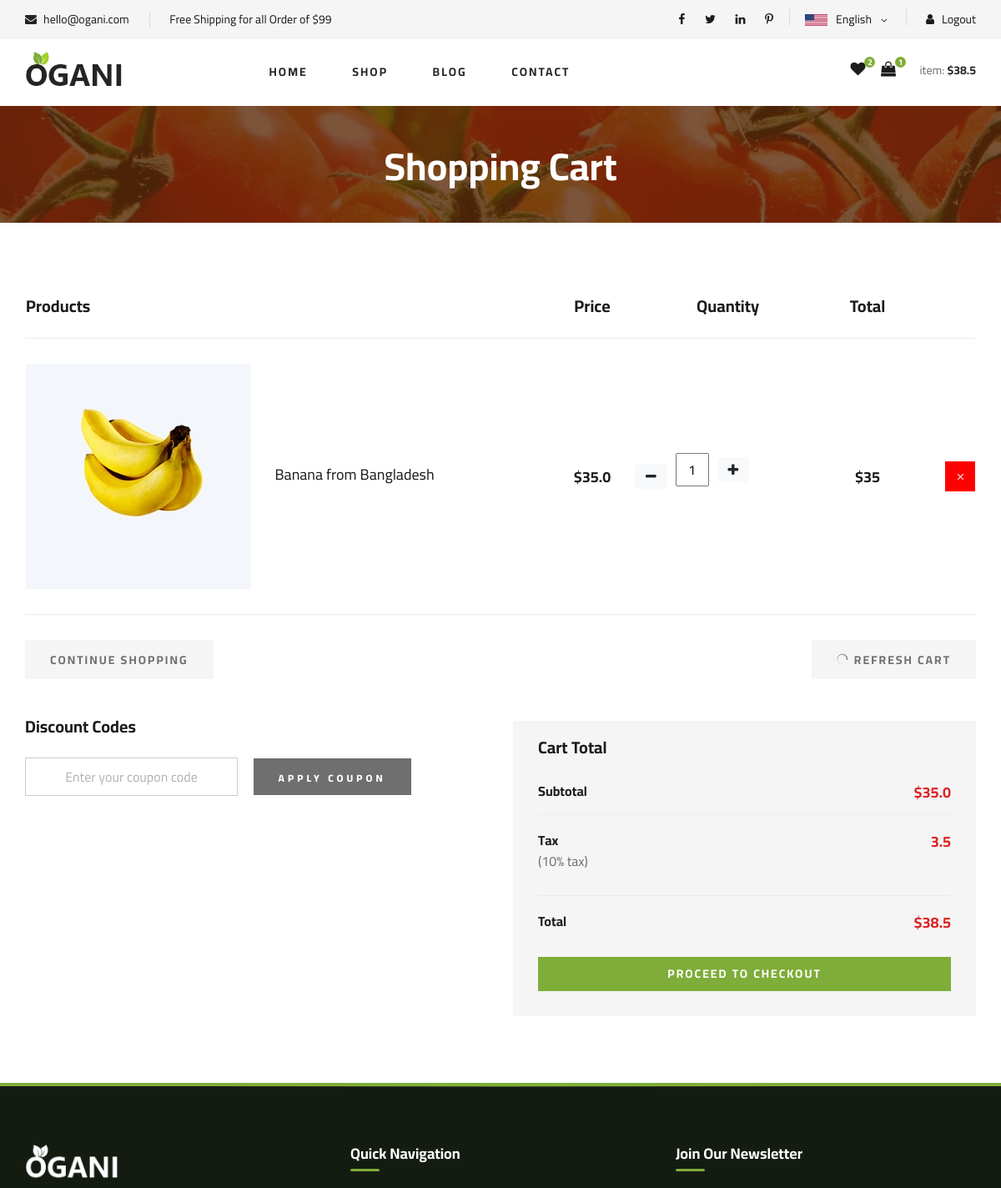
/cart/cart_page/ (signed in, upper part), run on an earlier commit of the app's database.
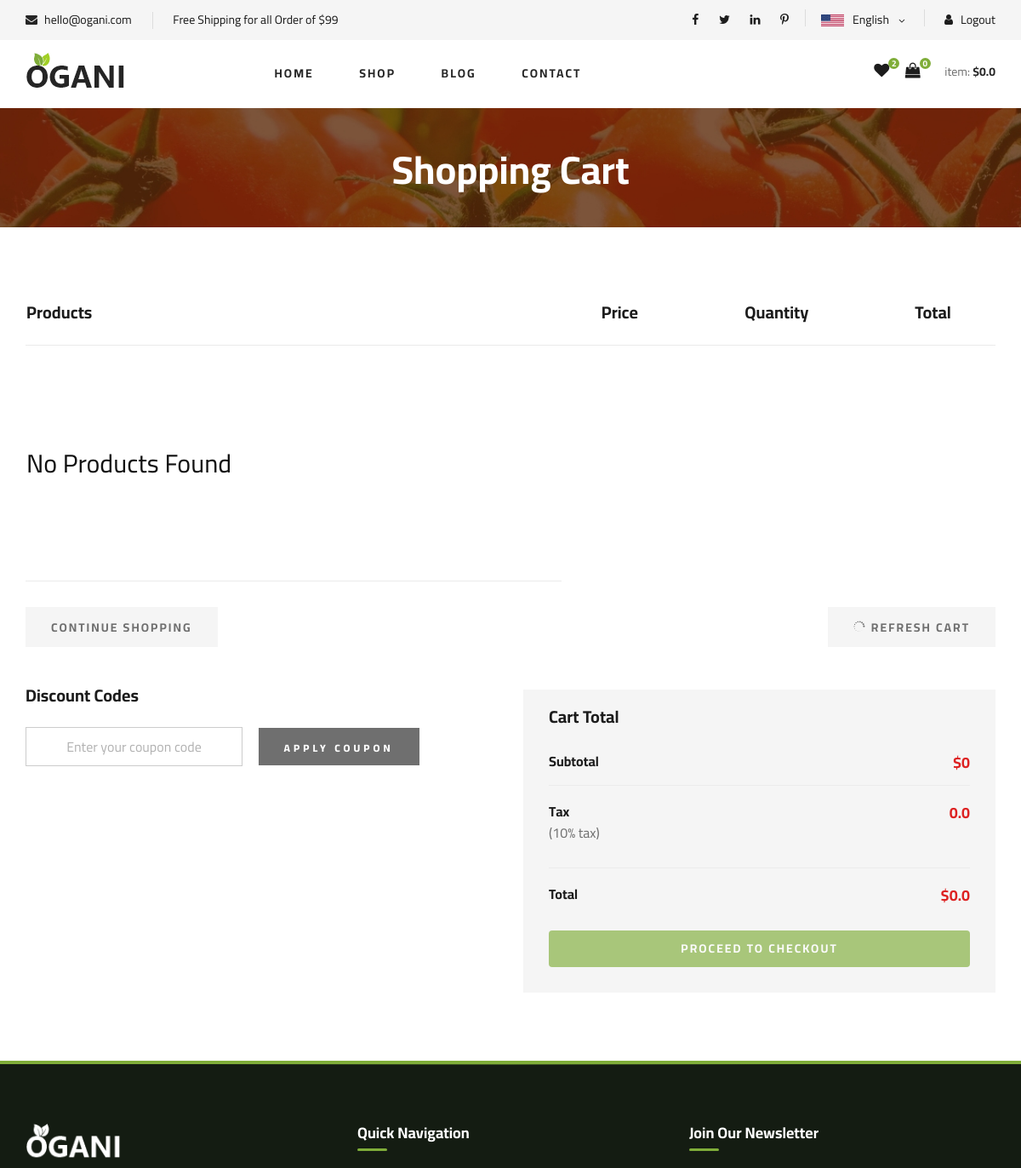
And on a later commit of the database.
### src/apps/cart/models.py (models this page shows, shortened)
class  CartProduct(models.Model):
    user = models.ForeignKey(UserAccount, on_delete=models.CASCADE)
    user_session = models.ForeignKey(CartID, on_delete=models.CASCADE)
    product = models.ForeignKey(Product, on_delete=models.CASCADE)
    quantity = models.IntegerField()
    price = models.IntegerField()
    date_added = models.DateTimeField(auto_now_add=True)
    def sub_total(self):
        return self.quantity * self.price

### src/apps/product/models.py (models this page shows, shortened)
class Product(models.Model):
    product_name = models.CharField(max_length=100)
    product_category = models.ForeignKey(ProductCategory, on_delete=models.PROTECT)
    product_info = models.CharField(max_length=255, blank=True)
    product_description = models.TextField(blank=True)
    product_price = models.FloatField()
    product_image = models.ImageField(upload_to='product/photos')
    product_weight = models.FloatField()
    shipping = models.CharField(max_length=100)
    is_available = models.BooleanField(default=True)
    created_at = models.DateTimeField(auto_now_add=True)
    updated_at = models.DateTimeField(auto_now_add=True)

### src/apps/cart/views.py (the view)
# urls.py: path('cart_page/', views.main_cart_page, name='cart_page'),
@login_required
def main_cart_page(request):
    html_template_name = 'cart/cart.html'
    current_user = request.user
    user_cart_products = CartProduct.objects.filter(user=current_user).select_related('product', 'product__product_category')
    total_price = 0
    tax_percent = 0.1 # 10%
    for data in user_cart_products:
        total_price += data.product.product_price * data.quantity
    tax = round(total_price * tax_percent, 2)
    final_price = total_price + tax
    context = {
        'all_products': user_cart_products,
        'total_price': total_price,
        'final_price': final_price,
        'tax': tax,
    }
    return render(request, html_template_name, context)

### templates/cart/cart.html (shortened to what this page needs)
{% extends 'index.html' %}
{% load static %}
{% block content %}
    <section class="breadcrumb-section set-bg" data-setbg="{% static 'img/breadcrumb.jpg' %}">
        <div class="container">
            <div class="row">
                <div class="col-lg-12 text-center">
                    <div class="breadcrumb__text">
                        <h2>Shopping Cart</h2>
                    </div>
                </div>
            </div>
        </div>
    </section>
 <section class="shoping-cart spad">
    <div class="container">
        <div class="row">
            <div class="col-lg-12">
                <div class="shoping__cart__table">
                    <table>
                        <thead>
                            <tr>
                                <th class="shoping__product">Products</th>
                                <th>Price</th>
                                <th>Quantity</th>
                                <th>Total</th>
                                <th></th>
                            </tr>
                        </thead>
                        <tbody>
                        {% if all_products %}
                            {% for data in all_products %}
                            <tr>
                                <td class="shoping__cart__item">
                                    <img src="{{ data.product.product_image.url }}" alt="">
                                    <h5>{{ data.product.product_name }}</h5>
                                </td>
                                <td class="shoping__cart__price">
                                    ${{ data.product.product_price }}
                                </td>
                                <td class="shoping__cart__quantity">
                                    <div class="quantity" style="display: flex; align-items: center; gap: 0px;">
                                        <a href="{% url 'cart:decrease_product' data.product.id %}" class="btn btn-light" type="button" id="button-plus">
                                          <i class="fa fa-minus"></i>
                                        </a>
                                        <form action="{% url 'cart:increase_product' data.product.id %}" method="POST" style="display: flex; align-items: center;">
                                          <input type="text" style="width: 40px; height: 40px; text-align: center; margin: 0 10px;" value='{{ data.quantity }}' readonly>
                                          <button class="btn btn-light" type="submit" id="button-minus">
                                            <i class="fa fa-plus"></i>
                                          </button>
                                        </form>
                                      </div>
                                </td>
                                <td class="shoping__cart__total">
                                    ${{ data.sub_total }}
                                </td>
                                <form action="{% url 'cart:delete_product' data.product.id %}" method='POST'>
                                    <td class="shoping__cart__item__close">
                                        <button type='submit' class="icon_close" style="background-color: red; color: white; border: none; padding: 10px 10px;"></button>
                                    </td>
                                </form>
                            </tr>
                            {% endfor %}
                            {% else %}
                            <tr>
                                <td class="shoping__cart__item">
                                    <div class="shoping__cart__btns">
                                        <br>
                                        <br>
                                        <br>
                                        <h3>No Products Found</h3>
                                        <br>
                                        <br>
                                        <br>
                                    </div>
                                </td>
                            </tr>
                            {% endif %}
                        </tbody>
                    </table>
                </div>
            </div>
        </div>
        <div class="row">
            <div class="col-lg-12">
                <div class="shoping__cart__btns">
                    <a href="{% url 'product:store_page' %}" class="primary-btn cart-btn">CONTINUE SHOPPING</a>
                    <a href="{% url 'cart:cart_page' %}" class="primary-btn cart-btn cart-btn-right"><span class="icon_loading"></span>
                        Refresh Cart</a>
                </div>
            </div>
            <div class="col-lg-6">
                <div class="shoping__continue">
                    <div class="shoping__discount">
                        <h5>Discount Codes</h5>
                        <form action="#">
                            <input type="text" placeholder="Enter your coupon code">
                            <button type="submit" class="site-btn">APPLY COUPON</button>
                        </form>
                    </div>
                </div>
            </div>
            <div class="col-lg-6">
                <div class="shoping__checkout">
                    <h5>Cart Total</h5>
                    <ul>
                        <li>Subtotal <span>${{ total_price }}</span></li>
                        <li>Tax <span>{{ tax }}</span><p> (10% tax)</p></li>
                        <li>Total <span>${{ final_price }}</span></li>
                    </ul>
                    {% if all_products %}
                    <a href="{% url 'payment:checkout' %}" class="primary-btn">PROCEED TO CHECKOUT</a>
                    {% else %}
                    <a class="btn disabled primary-btn" href="#" >PROCEED TO CHECKOUT</a>
                    {% endif %}
                </div>
            </div>
        </div>
    </div>
</section>
{% endblock %}

### templates/index.html (shortened to what this page needs)
{% load static %}
{% include 'base/header.html' %}
        {% block content %}{% endblock %}
{% include 'base/footer.html' %}

### templates/base/header.html (shortened to what this page needs)
{% load static %}
<!DOCTYPE html>
<html lang="en">
<head>
    <link rel="stylesheet" href="{% static 'css/bootstrap.min.css' %}" type="text/css">
    <link rel="stylesheet" href="{% static 'css/font-awesome.min.css' %}" type="text/css">
    <link rel="stylesheet" href="{% static 'css/elegant-icons.css' %}" type="text/css">
    <link rel="stylesheet" href="{% static 'css/nice-select.css' %}" type="text/css">
    <link rel="stylesheet" href="{% static 'css/jquery-ui.min.css' %}" type="text/css">
    <link rel="stylesheet" href="{% static 'css/owl.carousel.min.css' %}" type="text/css">
    <link rel="stylesheet" href="{% static 'css/slicknav.min.css' %}" type="text/css">
    <link rel="stylesheet" href="{% static 'css/style.css' %}" type="text/css">
</head>
<body>
    <header class="header">
        <div class="header__top">
            <div class="container">
                <div class="row">
                    <div class="col-lg-6 col-md-6">
                        <div class="header__top__left">
                            <ul>
                                <li><i class="fa fa-envelope"></i> hello@ogani.com</li>
                                <li>Free Shipping for all Order of $99</li>
                            </ul>
                        </div>
                    </div>
                    <div class="col-lg-6 col-md-6">
                        <div class="header__top__right">
                            <div class="header__top__right__social">
                                <a href="#"><i class="fa fa-facebook"></i></a>
                                <a href="#"><i class="fa fa-twitter"></i></a>
                                <a href="#"><i class="fa fa-linkedin"></i></a>
                                <a href="#"><i class="fa fa-pinterest-p"></i></a>
                            </div>
                            <div class="header__top__right__language">
                                <img src="img/language.png" alt="">
                                <div>English</div>
                                <span class="arrow_carrot-down"></span>
                            </div>
                            <div class="header__top__right__auth">
                                {% if user.is_authenticated %}
                                <div class="dropdown">
                                    <a href="{% url 'account:logout' %}"><i class="fa fa-user"></i> Logout</a>
                                </div>
                                {% else %}
                                <a href="{% url 'account:login_page' %}"><i class="fa fa-user"></i> Login</a>
                                {% endif %}
                            </div>
                        </div>
                    </div>
                </div>
            </div>
        </div>
        <div class="container">
            <div class="row">
                <div class="col-lg-3">
                    <div class="header__logo">
                        <a href="{% url 'home:home_page' %}"><img src="{% static 'img/logo.png' %}" alt=""></a>
                    </div>
                </div>
                <div class="col-lg-6">
                    <nav class="header__menu">
                        <ul>
                            <li class="{% if request.path == '/' %}active{% endif %}">
                                <a href="{% url 'home:home_page' %}">Home</a>
                            </li>
                            <li class="{% if request.path == '/product/store/' %}active{% endif %}">
                                <a href="{% url 'product:store_page' %}">Shop</a>
                            </li>
                            <li class="{% if request.path == '/blog/' %}active{% endif %}">
                                <a href="{% url 'blog:blog_page' %}">Blog</a>
                            </li>
                            <li class="{% if request.path == '/contact/contact_page/' %}active{% endif %}">
                                <a href="{% url 'contact:contact_page' %}">Contact</a>
                            </li>
                        </ul>
                    </nav>
                </div>
                <div class="col-lg-3">
                    <div class="header__cart">
                        <ul>
                            {% if user.is_authenticated %}
                            <li><a href="{% url 'cart:wishlist_page' %}"><i class="fa fa-heart"></i> <span>{{ count_wishlist|default:"0" }}</span></a></li>
                            <li><a href="{% url 'cart:cart_page' %}"><i class="fa fa-shopping-bag"></i> <span>{{ counter|default:"0" }}</span></a></li>
                            {% else %}
                            <li><a href="#"><i class="fa fa-heart"></i> <span>0</span></a></li>
                            <li><a href="#"><i class="fa fa-shopping-bag"></i> <span>0</span></a></li>
                            {% endif %}
                        </ul>
                        {% if user.is_authenticated %}
                        <div class="header__cart__price">item: <span>${{ cart_total }}</span></div>
                        {% else %}
                        <div class="header__cart__price">item: <span>$00.00</span></div>
                        {% endif %}
                    </div>
                </div>
            </div>
        </div>
    </header>

### templates/base/footer.html (shortened to what this page needs)
{% load static %}
<footer class="footer">
    <div class="container">
        <div class="row">
            <div class="col-lg-4 col-md-6 mb-4 mb-lg-0">
                <div class="footer__about">
                    <div class="footer__about__logo">
                        <a href="{% url 'home:home_page' %}">
                            <img src="{% static 'img/logo.png' %}" alt="Ogani Logo">
                        </a>
                    </div>
                </div>
            </div>
            <div class="col-lg-4 col-md-6 mb-4 mb-lg-0">
                <div class="footer__widget">
                    <h6>Quick Navigation</h6>
                </div>
            </div>
            <div class="col-lg-4 col-md-12">
                <div class="footer__widget">
                    <h6>Join Our Newsletter</h6>
                </div>
            </div>
        </div>
    </div>
</footer>
</body>
</html>

What changed in the data, as far as the page shows it:
removed CartProduct: product.product_image (picture), product.product_name "Banana from Bangladesh", product.product_price "35.0", quantity "1", sub_total "35"
Also different on the page:
{{ counter|default:"0" }}: "1" → "0"
{{ cart_total }}: "38.5" → "0.0"
{{ total_price }}: "35.0" → "0"
{{ tax }}: "3.5" → "0.0"
{{ final_price }}: "38.5" → "0.0"
text now shown: "No Products Found"
